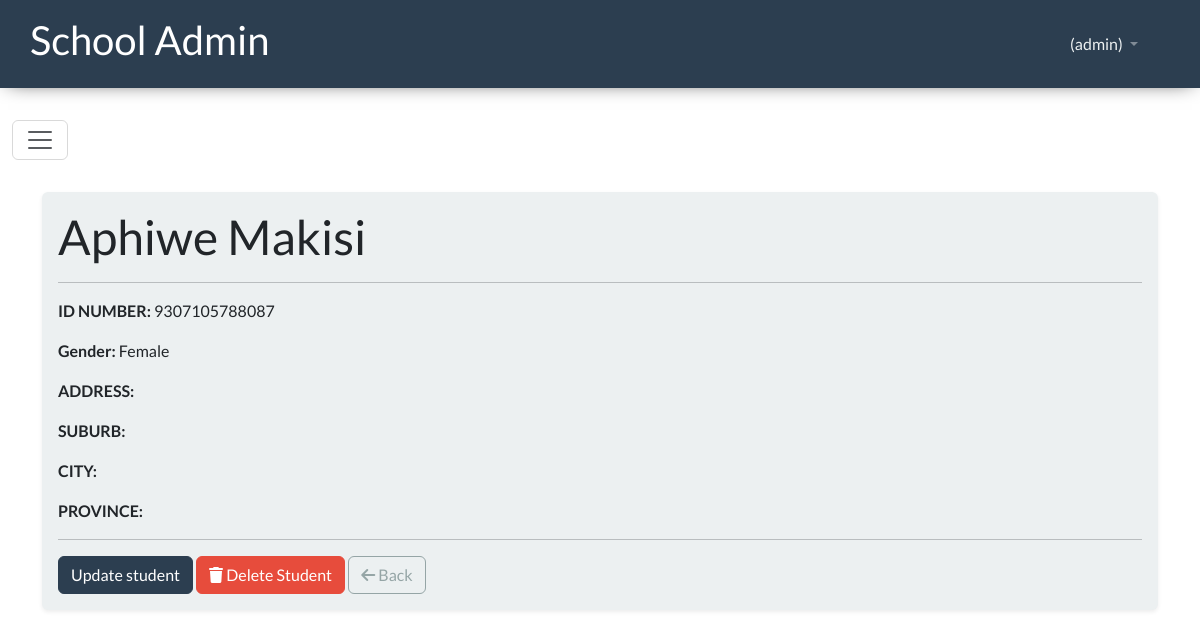
Page /student_details/21 (signed in) on the earlier database version.
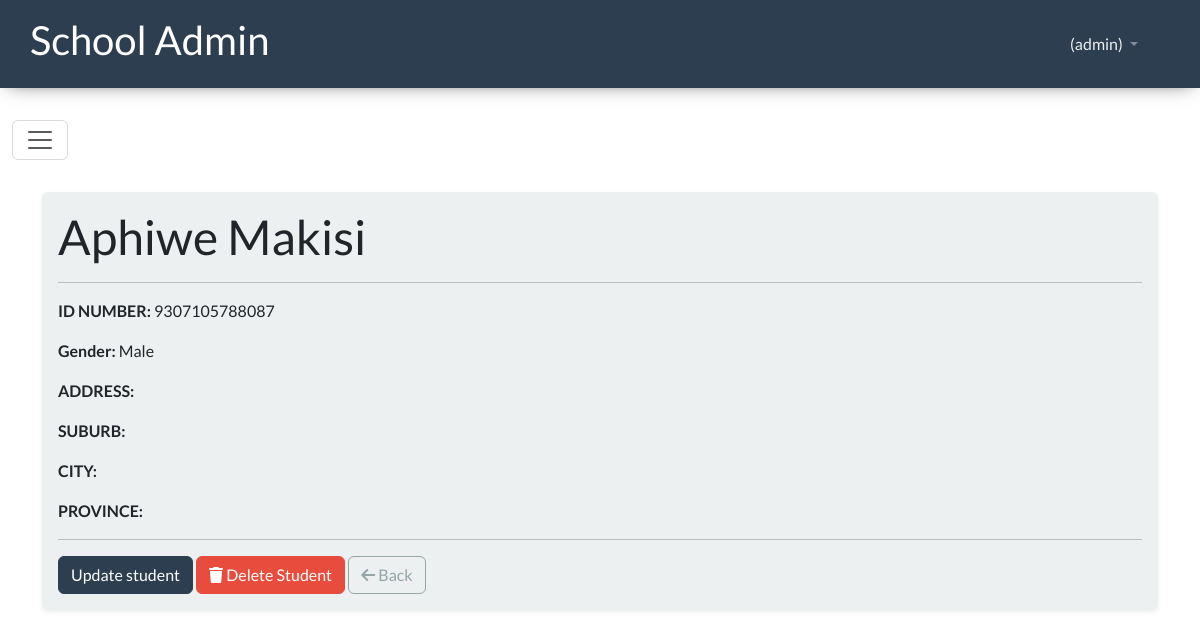
Same page on the later database version.
### school_app/models.py (models this page shows, shortened)
class CommonFields(models.Model):
    GENDER = [
        ("Male", "Male"),
        ("Female", "Female")
    ]
    first_name = models.CharField(max_length=100)
    last_name = models.CharField(max_length=100)
    id_number = models.CharField(max_length=13)
    gender = models.CharField(null=True, max_length=6, choices=GENDER)
    class Meta:
        abstract = True

class Student(CommonFields):
    RELATIONSHIP = [
        ("Father", "Father"),
        ("Mother", "Mother"),
        ("Guardian", "Guardian"),
    ]
    parent_name = models.CharField(max_length=100, null=True)
    parent_rel_to_student = models.CharField(verbose_name="Relationship", max_length=8, null=True, choices=RELATIONSHIP) #might need to figure out how make this a select / it worked
    contact_number = models.CharField(verbose_name="Contact", max_length=10, null=True) # validation for numbers only
    email = models.CharField(max_length=100, null=True) # validation for numbers only

### school_app/views.py (the view)
# urls.py: path("student_details/<int:pk>", views.view_student_details, name="student_details"),
@login_required(login_url="login")
def view_student_details(request, pk):
    student = Student.objects.get(pk=pk)
    context = {"student": student}
    return render(request, "school_app/student_details.html", context=context)

### school_app/templates/school_app/student_details.html
{% extends 'school_app/base.html' %}
{% block content %}
  <div class="container-fluid p-0">
    {% include 'school_app/side_nav.html' %}
    <div class="container">
      <div class="bg-light rounded shadow-sm mt-3 p-3">
        <h1>{{student.first_name}} {{student.last_name}}</h1>
        <hr>
        <p><strong>ID NUMBER:</strong> {{student.id_number}}</p>
        <p><strong>Gender:</strong> {{student.gender}}</p>
        <p><strong>ADDRESS:</strong></p>
        <p><strong>SUBURB:</strong></p>
        <p><strong>CITY:</strong></p>
        <p><strong>PROVINCE:</strong></p>
        <hr>
        <a href="{% url 'update_student' student.id %}" class="btn btn-primary">Update student</a>
        <a href="{% url 'delete_student' student.id %}" class="btn btn-danger"><i class="fa fa-sharp fa-trash"></i> Delete Student</a>
        <a href="{% url 'student_list' %}" class="btn btn-outline-secondary"><i class="fa-solid fa-arrow-left"></i> Back</a>
      </div>
    </div>
  </div>
{% endblock content %}

Differences in the rows shown:
changed Student "Aphiwe": gender "Female" → "Male"
